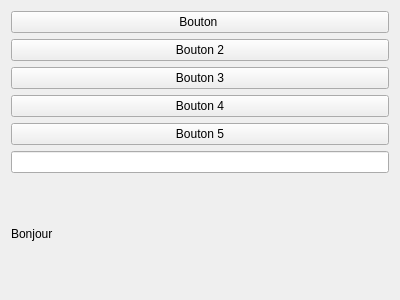
<?xml version="1.0" encoding="UTF-8"?>
<ui version="4.0">
 <class>Form</class>
 <widget class="QWidget" name="Form">
  <property name="geometry">
   <rect>
    <x>0</x><y>0</y><width>400</width><height>300</height>
   </rect>
  </property>
  <property name="windowTitle"><string>Formulaire</string></property>
  <layout class="QVBoxLayout" name="verticalLayout">
   <item>
    <widget class="QPushButton" name="pushButton">
     <property name="text"><string>Bouton </string></property>
    </widget>
   </item>
   <item>
    <widget class="QPushButton" name="pushButton2">
     <property name="text"><string>Bouton 2</string></property>
    </widget>
   </item>
   <item>
    <widget class="QPushButton" name="pushButton3">
     <property name="text"><string>Bouton 3</string></property>
    </widget>
   </item>
   <item>
    <widget class="QPushButton" name="pushButton4">
     <property name="text"><string>Bouton 4</string></property>
    </widget>
   </item>
   <item>
    <widget class="QPushButton" name="pushButton5">
     <property name="text"><string>Bouton 5</string></property>
    </widget>
   </item>
   <item>
    <widget class="QLineEdit" name="lineEdit"/>
   </item>
   <item>
    <widget class="QLabel" name="label">
     <property name="text"><string>Bonjour</string></property>
    </widget>
   </item>
  </layout>
 </widget>
 <resources/>
 <connections/>
</ui>
